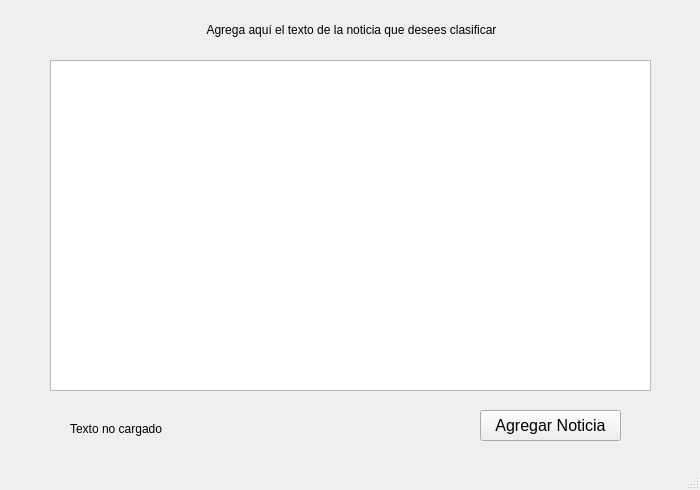
<?xml version="1.0" encoding="UTF-8"?>
<ui version="4.0">
 <class>MainWindow</class>
 <widget class="QMainWindow" name="MainWindow">
  <property name="geometry">
   <rect>
    <x>0</x>
    <y>0</y>
    <width>700</width>
    <height>490</height>
   </rect>
  </property>
  <property name="windowTitle">
   <string>MainWindow</string>
  </property>
  <widget class="QWidget" name="centralwidget">
   <widget class="QTextEdit" name="textEdit">
    <property name="geometry">
     <rect>
      <x>50</x>
      <y>60</y>
      <width>601</width>
      <height>331</height>
     </rect>
    </property>
   </widget>
   <widget class="QLabel" name="load_label">
    <property name="geometry">
     <rect>
      <x>56</x>
      <y>20</y>
      <width>591</width>
      <height>20</height>
     </rect>
    </property>
    <property name="text">
     <string>Agrega aquí el texto de la noticia que desees clasificar</string>
    </property>
    <property name="alignment">
     <set>Qt::AlignCenter</set>
    </property>
   </widget>
   <widget class="QPushButton" name="add_new">
    <property name="geometry">
     <rect>
      <x>480</x>
      <y>410</y>
      <width>141</width>
      <height>31</height>
     </rect>
    </property>
    <property name="font">
     <font>
      <family>Ubuntu</family>
      <pointsize>12</pointsize>
     </font>
    </property>
    <property name="text">
     <string>Agregar Noticia</string>
    </property>
   </widget>
   <widget class="QLabel" name="loaded_label">
    <property name="geometry">
     <rect>
      <x>70</x>
      <y>420</y>
      <width>121</width>
      <height>17</height>
     </rect>
    </property>
    <property name="text">
     <string>Texto no cargado</string>
    </property>
   </widget>
  </widget>
  <widget class="QMenuBar" name="menubar">
   <property name="geometry">
    <rect>
     <x>0</x>
     <y>0</y>
     <width>700</width>
     <height>25</height>
    </rect>
   </property>
  </widget>
  <widget class="QStatusBar" name="statusbar"/>
 </widget>
 <resources/>
 <connections/>
</ui>
